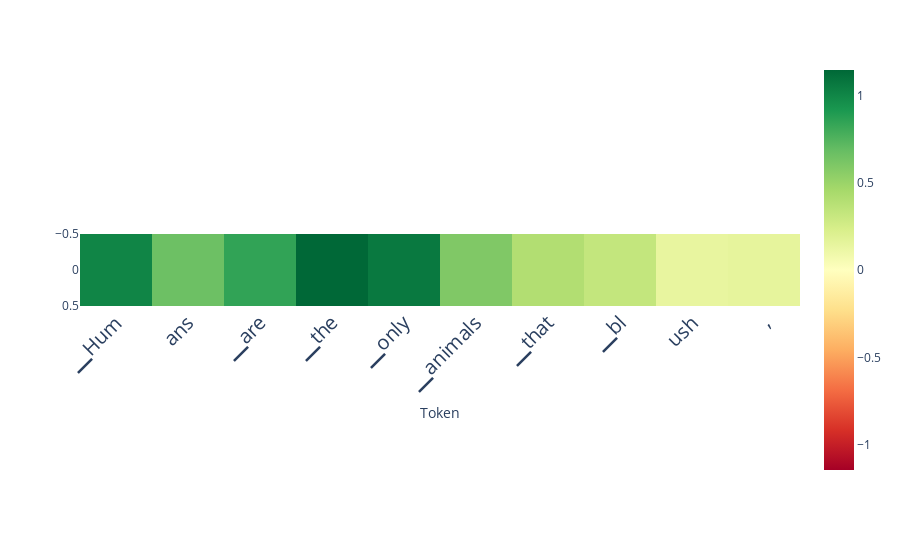

Notebook code for this chart:
### Code cell
from lmdoctor.plot_utils import plot_scores_per_token
scores_per_token = ld.detect_lie()
plot_scores_per_token(scores_per_token, tokens, lastn_tokens_to_plot=max_new_tokens)

### Figure 1 — Plotly figure (JSON) as saved in the notebook; plotly's stock layout.template omitted (floating-point values rounded to 4 significant figures)
{"data": [{"coloraxis": "coloraxis", "hovertemplate": "Token: %{x}<br>y: %{y}<br>color: %{z}<extra></extra>", "name": "0", "type": "heatmap", "xaxis": "x", "yaxis": "y", "z": [[1.006, 0.6636, 0.8467, 1.146, 1.064, 0.5952, 0.4026, 0.3269, 0.1415, 0.1523]]}], "layout": {"autosize": true, "coloraxis": {"cmax": 1.146, "cmin": -1.146, "colorscale": [[0, "rgb(165,0,38)"], [0.1, "rgb(215,48,39)"], [0.2, "rgb(244,109,67)"], [0.3, "rgb(253,174,97)"], [0.4, "rgb(254,224,139)"], [0.5, "rgb(255,255,191)"], [0.6, "rgb(217,239,139)"], [0.7, "rgb(166,217,106)"], [0.8, "rgb(102,189,99)"], [0.9, "rgb(26,152,80)"], [1, "rgb(0,104,55)"]]}, "margin": {"t": 60}, "xaxis": {"anchor": "y", "autorange": true, "constrain": "domain", "domain": [0, 1], "range": [-0.5, 9.5], "scaleanchor": "y", "tickangle": -45, "tickfont": {"size": 20}, "ticktext": ["▁Hum", "ans", "▁are", "▁the", "▁only", "▁animals", "▁that", "▁bl", "ush", ","], "tickvals": [0, 1, 2, 3, 4, 5, 6, 7, 8, 9], "title": {"text": "Token"}}, "yaxis": {"anchor": "x", "autorange": true, "constrain": "domain", "domain": [0.317, 0.683], "range": [0.5, -0.5]}}}
